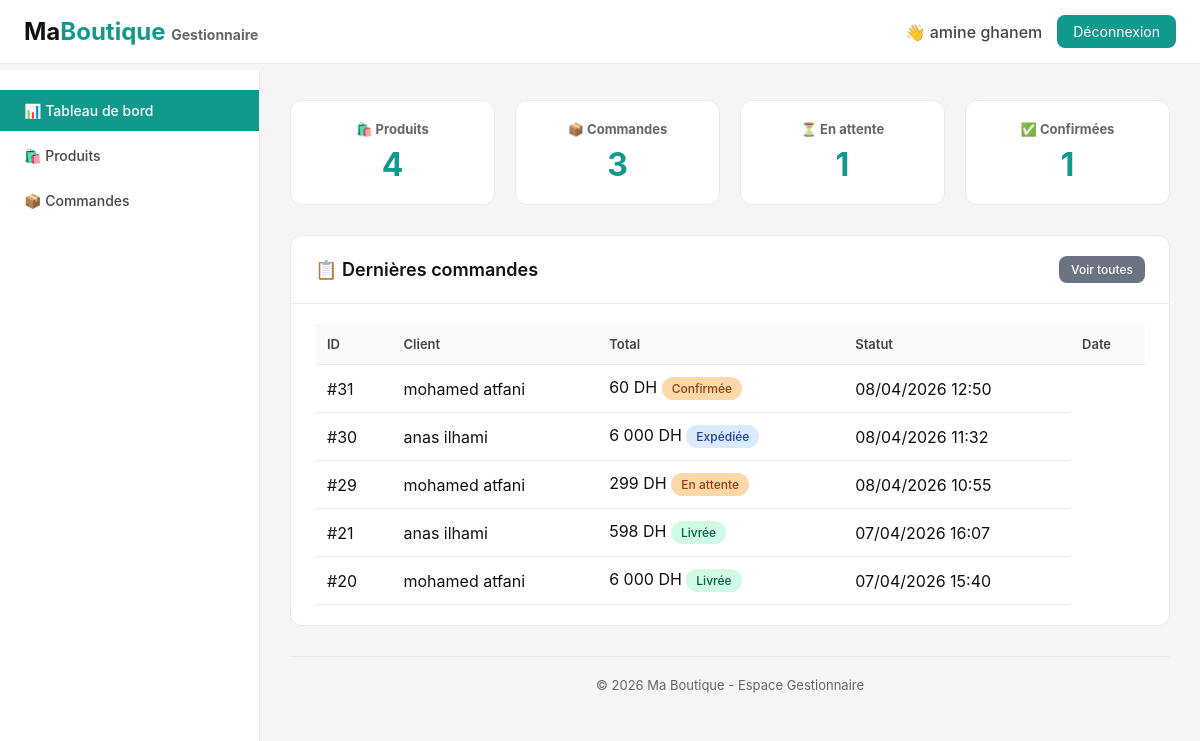
Screenshot of /admin/gestionnaire_dashboard.php (signed in) with the database file from the repository.
### tables this page shows
CREATE TABLE `commande` (
  `id_commande` int(11) NOT NULL,
  `id_status` int(11) NOT NULL,
  `prix_totale` decimal(10,2) NOT NULL DEFAULT 0.00,
  `date_commande` datetime DEFAULT current_timestamp(),
  `id_utilisateur` int(11) NOT NULL,
  `adresse_livraison` text NOT NULL,
  `notes` text DEFAULT NULL
);

CREATE TABLE `utilisateur` (
  `id_utilisateur` int(11) NOT NULL,
  `telephone` varchar(20) NOT NULL,
  `email` varchar(255) DEFAULT NULL,
  `nom` varchar(100) NOT NULL,
  `adresse` text DEFAULT NULL,
  `password` varchar(255) NOT NULL,
  `role_id` int(11) NOT NULL,
  `date_creation` datetime DEFAULT current_timestamp(),
  `date_inscription` datetime DEFAULT current_timestamp()
);

CREATE TABLE `status` (
  `id_status` int(11) NOT NULL,
  `nom` varchar(50) NOT NULL
);

### admin/gestionnaire_dashboard.php (the view, shortened to what this page needs)
<?php
$database = new Database();
$db = $database->getConnection();
$action = isset($_GET['action']) ? $_GET['action'] : 'dashboard';
$commandes = $db->query("
    SELECT c.*, u.nom as client_nom, u.telephone as client_telephone, s.nom as status_nom
    FROM Commande c
    JOIN Utilisateur u ON c.id_utilisateur = u.id_utilisateur
    JOIN Status s ON c.id_status = s.id_status
    ORDER BY c.date_commande DESC
")->fetchAll(PDO::FETCH_ASSOC);
foreach($commandes as $key => $commande) {
    $details = $db->prepare("
        SELECT lc.*, p.nom as produit_nom, p.image, p.prix, p.stock as stock_actuel
        FROM Ligne_commande lc
        JOIN Produit p ON lc.id_produit = p.id_produit
        WHERE lc.id_commande = :id_commande
    ");
    $details->execute([':id_commande' => $commande['id_commande']]);
    $commandes[$key]['produits'] = $details->fetchAll(PDO::FETCH_ASSOC);
}
$stats = [];
$query = "SELECT COUNT(*) as total FROM Produit";
$stmt = $db->query($query);
$stats['total_products'] = $stmt->fetch(PDO::FETCH_ASSOC)['total'];
$query = "SELECT COUNT(*) as total FROM Commande WHERE id_status != 5";
$stmt = $db->query($query);
$stats['total_orders'] = $stmt->fetch(PDO::FETCH_ASSOC)['total'];
$query = "SELECT COUNT(*) as total FROM Commande";
$stmt = $db->query($query);
$stats['all_orders'] = $stmt->fetch(PDO::FETCH_ASSOC)['total'];
$query = "SELECT COUNT(*) as total FROM Commande WHERE id_status = 1";
$stmt = $db->query($query);
$stats['pending_orders'] = $stmt->fetch(PDO::FETCH_ASSOC)['total'];
$query = "SELECT COUNT(*) as total FROM Commande WHERE id_status = 2";
$stmt = $db->query($query);
$stats['confirmed_orders'] = $stmt->fetch(PDO::FETCH_ASSOC)['total'];
?>
<!DOCTYPE html>
<html lang="fr">
<head>
</head>
<body>
    <div class="header">
        <div class="header-inner">
            <div class="logo">
                <a href="gestionnaire_dashboard.php">Ma<span>Boutique</span> <span style="font-size: 14px; color:#666;">Gestionnaire</span></a>
            </div>
            <div class="user-info">
                <span class="user-name">👋 <?php echo htmlspecialchars($_SESSION['manager_nom']); ?></span>
                <a href="logout.php" class="logout-btn">Déconnexion</a>
            </div>
        </div>
    </div>
    <div class="sidebar">
        <ul class="sidebar-menu">
            <li class="<?php echo $action == 'dashboard' ? 'active' : ''; ?>">
                <a href="?action=dashboard">📊 Tableau de bord</a>
            </li>
            <li class="<?php echo $action == 'products' ? 'active' : ''; ?>">
                <a href="?action=products">🛍️ Produits</a>
            </li>
            <li class="<?php echo $action == 'orders' ? 'active' : ''; ?>">
                <a href="?action=orders">📦 Commandes</a>
            </li>
        </ul>
    </div>
    <div class="main-content">
        <div class="container">
            <?php if($action == 'dashboard'): ?>
                <div class="stats-grid">
                    <div class="stat-card">
                        <h3>🛍️ Produits</h3>
                        <div class="stat-number"><?php echo $stats['total_products']; ?></div>
                    </div>
                    <div class="stat-card">
                        <h3>📦 Commandes</h3>
                        <div class="stat-number"><?php echo $stats['total_orders']; ?></div>
                    </div>
                    <div class="stat-card">
                        <h3>⏳ En attente</h3>
                        <div class="stat-number"><?php echo $stats['pending_orders']; ?></div>
                    </div>
                    <div class="stat-card">
                        <h3>✅ Confirmées</h3>
                        <div class="stat-number"><?php echo $stats['confirmed_orders']; ?></div>
                    </div>
                </div>
                <div class="card">
                    <div class="card-header">
                        <h2>📋 Dernières commandes</h2>
                        <a href="?action=orders" class="btn btn-secondary btn-sm">Voir toutes</a>
                    </div>
                    <div class="card-body">
                        <?php if(count($commandes) == 0): ?>
                            <p style="text-align: center; color: #666; padding: 40px;">Aucune commande pour le moment.</p>
                        <?php else: ?>
                            <div class="table-responsive">
                                <table>
                                    <thead>
                                        <tr>
                                            <th>ID</th>
                                            <th>Client</th>
                                            <th>Total</th>
                                            <th>Statut</th>
                                            <th>Date</th>
                                        </tr>
                                    </thead>
                                    <tbody>
                                        <?php foreach(array_slice($commandes, 0, 5) as $commande): ?>
                                            <tr>
                                                <td>#<?php echo $commande['id_commande']; ?></td>
                                                <td><?php echo htmlspecialchars($commande['client_nom']); ?></td>
                                                <td><?php echo number_format($commande['prix_totale'], 0, ',', ' '); ?> DH</                                                <td>
                                                    <span class="badge badge-<?php echo $commande['id_status'] <= 2 ? 'warning' : ($commande['id_status'] == 5 ? 'success' : 'info'); ?>">
                                                        <?php echo $commande['status_nom']; ?>
                                                    </span>
                                                </td>
                                                <td><?php echo date('d/m/Y H:i', strtotime($commande['date_commande'])); ?></td>
                                            </tr>
                                        <?php endforeach; ?>
                                    </tbody>
                                </table>
                            </div>
                        <?php endif; ?>
                    </div>
                </div>
            <?php endif; ?>
        </div>
        <div class="footer">
            <p>&copy; <?php echo date('Y'); ?> Ma Boutique - Espace Gestionnaire</p>
        </div>
    </div>
</body>
</html>

### admin/gestionnaire_dashboard.php (style rules this page uses)
* { margin: 0; padding: 0; box-sizing: border-box; }
body { font-family: -apple-system, BlinkMacSystemFont, 'Segoe UI', Roboto, Helvetica, Arial, sans-serif; background: #f5f5f5; color: #111; }
.header { background: white; border-bottom: 1px solid #eaeaea; position: fixed; top: 0; left: 0; right: 0; z-index: 100; }
.header-inner { display: flex; justify-content: space-between; align-items: center; padding: 15px 24px; gap: 20px; flex-wrap: wrap; }
.logo a { font-size: 24px; font-weight: 700; text-decoration: none; color: #111; }
.logo span { color: #11998e; }
.user-info { display: flex; align-items: center; gap: 15px; }
.user-name { font-weight: 500; color: #444; }
.logout-btn { background: #11998e; color: white; padding: 8px 16px; border-radius: 8px; text-decoration: none; font-size: 14px; transition: background 0.2s; }
.sidebar { position: fixed; left: 0; top: 70px; width: 260px; height: calc(100% - 70px); background: white; border-right: 1px solid #eaeaea; overflow-y: auto; z-index: 99; }
.sidebar-menu { list-style: none; padding: 20px 0; }
.sidebar-menu li { margin-bottom: 4px; }
.sidebar-menu li a { display: block; padding: 12px 24px; color: #444; text-decoration: none; font-size: 14px; font-weight: 500; transition: all 0.2s; }
.sidebar-menu li.active a { background: #11998e; color: white; }
.main-content { margin-left: 260px; margin-top: 70px; padding: 30px; min-height: calc(100vh - 70px); }
.container { max-width: 1200px; margin: 0 auto; }
.stats-grid { display: grid; grid-template-columns: repeat(auto-fit, minmax(200px, 1fr)); gap: 20px; margin-bottom: 30px; }
.stat-card { background: white; padding: 20px; border-radius: 12px; border: 1px solid #eaeaea; text-align: center; transition: transform 0.2s; }
.stat-card h3 { font-size: 13px; color: #666; margin-bottom: 8px; }
.stat-number { font-size: 32px; font-weight: 700; color: #11998e; }
.card { background: white; border-radius: 12px; border: 1px solid #eaeaea; margin-bottom: 30px; overflow: hidden; }
.card-header { padding: 20px 24px; border-bottom: 1px solid #eaeaea; display: flex; justify-content: space-between; align-items: center; flex-wrap: wrap; gap: 15px; }
.card-header h2 { font-size: 18px; font-weight: 600; color: #111; }
.card-body { padding: 20px 24px; }
.btn { display: inline-block; padding: 10px 20px; border: none; border-radius: 8px; font-size: 14px; font-weight: 500; cursor: pointer; text-decoration: none; transition: all 0.2s; }
.btn-secondary { background: #6b7280; color: white; }
.btn-sm { padding: 6px 12px; font-size: 12px; }
.table-responsive { overflow-x: auto; }
table { width: 100%; border-collapse: collapse; }
th, td { padding: 12px; text-align: left; border-bottom: 1px solid #eaeaea; }
th { background: #f9fafb; font-weight: 600; font-size: 13px; color: #444; }
.badge { display: inline-block; padding: 4px 10px; border-radius: 20px; font-size: 12px; font-weight: 500; }
.badge-success { background: #d1fae5; color: #065f46; }
.badge-warning { background: #fed7aa; color: #92400e; }
.badge-info { background: #dbeafe; color: #1e40af; }
.footer { text-align: center; padding: 20px; color: #666; font-size: 13px; border-top: 1px solid #eaeaea; margin-top: 20px; }

### rows the page displays
commande: id_commande "31", id_utilisateur.nom "mohamed atfani", prix_totale "60", id_status.nom "Confirmée", date_commande "08/04/2026 12:50"
commande: id_commande "30", id_utilisateur.nom "anas ilhami", prix_totale "6 000", id_status.nom "Expédiée", date_commande "08/04/2026 11:32"
commande: id_commande "29", id_utilisateur.nom "mohamed atfani", prix_totale "299", id_status.nom "En attente", date_commande "08/04/2026 10:55"
commande: id_commande "21", id_utilisateur.nom "anas ilhami", prix_totale "598", id_status.nom "Livrée", date_commande "07/04/2026 16:07"
commande: id_commande "20", id_utilisateur.nom "mohamed atfani", prix_totale "6 000", id_status.nom "Livrée", date_commande "07/04/2026 15:40"

### other values shown
$_SESSION['manager_nom'] "amine ghanem"
$stats['total_products'] "4"
$stats['total_orders'] "3"
$stats['pending_orders'] "1"
$stats['confirmed_orders'] "1"
